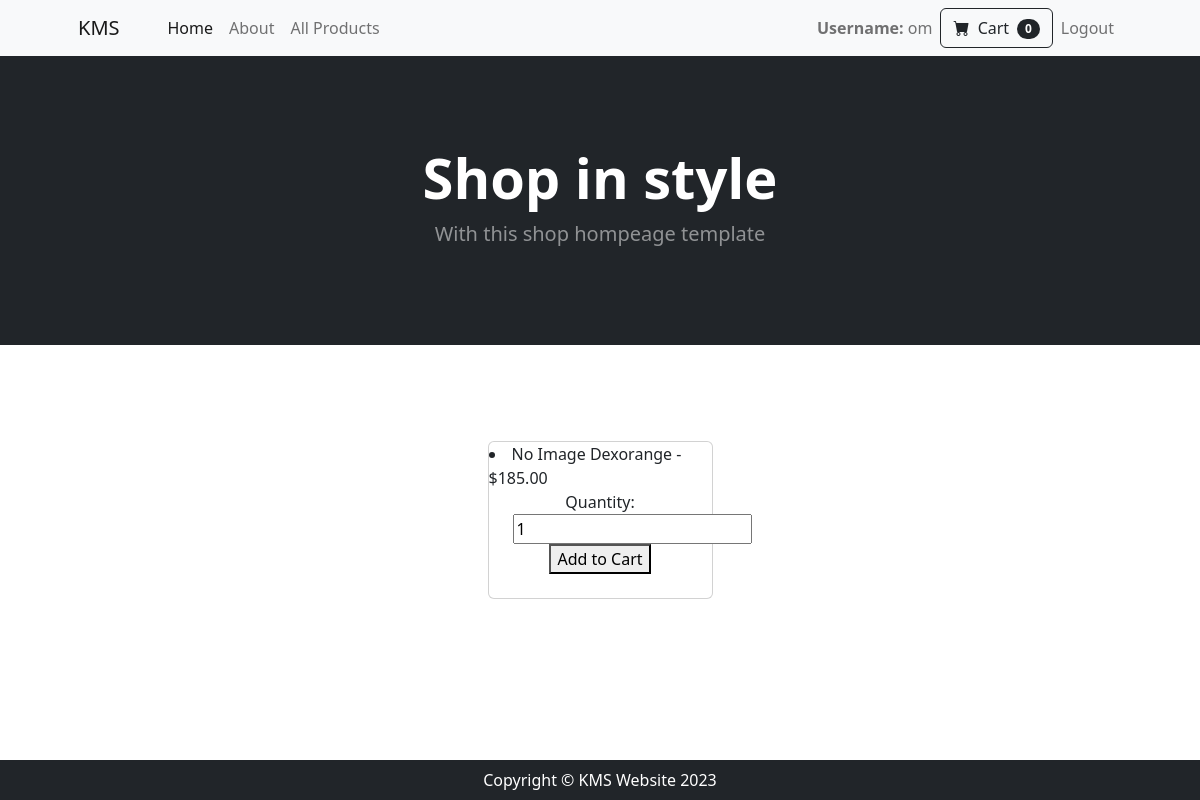
Page /profile/ (signed in) on the earlier database version.
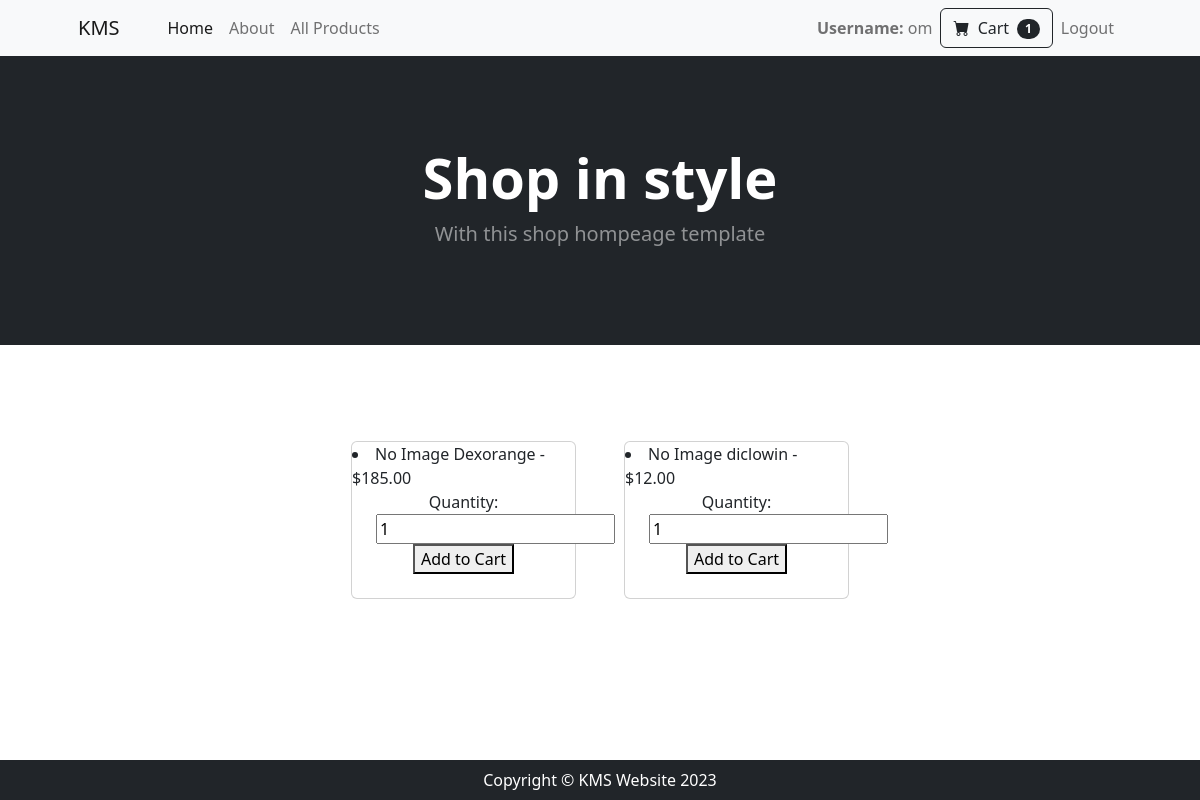
Same page on the later database version.
### products/models.py (models this page shows, shortened)
class Product(models.Model):
    name = models.CharField(max_length=200)
    description = models.TextField()
    price = models.DecimalField(max_digits=10, decimal_places=2)
    category = models.ForeignKey(Category, on_delete=models.CASCADE)
    tags = models.ManyToManyField(Tag)
    image = models.ImageField(upload_to='products/', default='products/default.png', blank=True, null=True)

### accounts/views.py (the view)
# urls.py: path('profile/', views.profile, name='profile'),
@login_required
def profile(request):
    products = Product.objects.all()  # Retrieve all products
    context = {'products': products}
    user_profile = UserProfile.objects.get(user=request.user)
    return render(request, 'accounts/profile.html', {'user_profile': user_profile, 'products': products})

### accounts/context_processors.py (called while the page is built)
def cart_items_count(request):
    cart_items_count = 0
    if request.user.is_authenticated:
        cart, created = Cart.objects.get_or_create(user=request.user)
        cart_items_count = cart.cartitem_set.count()
    return {'cart_items_count': cart_items_count}

def user_profile_context(request):
    user_profile = None
    if request.user.is_authenticated:
        user_profile = UserProfile.objects.get(user=request.user)
    return {'user_profile': user_profile}

### accounts/templates/accounts/profile.html (shortened to what this page needs)
{% extends "accounts/base.html" %}
{% block content %}
<header class="bg-dark py-5">
    <div class="container px-4 px-lg-5 my-5">
        <div class="text-center text-white">
            <h1 class="display-4 fw-bolder">Shop in style</h1>
            <p class="lead fw-normal text-white-50 mb-0">With this shop hompeage template</p>
        </div>
    </div>
</header>
<section class="py-5">
    <div class="container px-4 px-lg-5 mt-5">
        <div class="row gx-4 gx-lg-5 row-cols-2 row-cols-md-3 row-cols-xl-4 justify-content-center">
            {% for product in products %}
                <div class="col mb-5">
                    <div class="card h-100">
                        <li>
                            {% if product.image %}
                                <img src="{{ product.image.url }}" alt="{{ product.name }}" width="100">
                            {% else %}
                                <span>No Image</span>
                            {% endif %}
                            {{ product.name }} - ${{ product.price }}
                        </li>
                        <div class="card-footer p-4 pt-0 border-top-0 bg-transparent">
                            <div class="text-center">
                                <form method="post" action="{% url 'cart:add_to_cart' product.id %}">
                                    <label for="quantity">Quantity:</label>
                                    <input type="number" id="quantity" name="quantity" value="1" min="1">
                                    <button type="submit">Add to Cart</button>
                                </form>
                            </div>
                        </div>
                    </div>
                </div>
            {% endfor %}
        </div>
    </div>
</section>
{% endblock %}

### accounts/templates/accounts/base.html (shortened to what this page needs)
{% load static %}
<!DOCTYPE html>
<html lang="en">
    <head>
        <link href="https://cdn.jsdelivr.net/npm/bootstrap-icons@1.5.0/font/bootstrap-icons.css" rel="stylesheet" />
        {% block styles %}<link rel="stylesheet" href="{% static 'css/base_style.css' %}">{% endblock %}
    </head>
    <body>
        <nav class="navbar navbar-expand-lg navbar-light bg-light static-nav">
            <div class="container px-4 px-lg-5">
                <a class="navbar-brand" href="#!">KMS</a>
                <div class="collapse navbar-collapse" id="navbarSupportedContent">
                    <ul class="navbar-nav me-auto mb-2 mb-lg-0 ms-lg-4">
                        <li class="nav-item"><a class="nav-link active" aria-current="page" href="{% url 'accounts:profile' %}">Home</a></li>
                        <li class="nav-item"><a class="nav-link" href="{% url 'accounts:about' %}">About</a></li>
                        <li class="nav-item dropdown">
                            <a class="nav-link" href="{% url 'products:all_products' %}" role="button" >All Products</a>
                        </li>
                    </ul>
                    <ul class="navbar-nav  mb-2 mb-lg-0 ms-lg-4">
                        <li class="nav-item"><a class="nav-link" ><strong>Username:</strong> {{ user_profile.user.username }}</a></li>
                        <form class="d-flex" action="{% url 'cart:view_cart' %}" method="get">
                            <button class="btn btn-outline-dark" type="submit">
                                <i class="bi-cart-fill me-1"></i>
                                Cart
                                <span class="badge bg-dark text-white ms-1 rounded-pill">{{ cart_items_count }}</span>
                            </button>
                        </form>
                    <li class="nav-item"><a class="nav-link" href="{% url 'accounts:user_logout' %}">Logout</a></li></ul>
                </div>
            </div>
        </nav>
        <div style="margin-top: 3rem;">
        {% block content %}{% endblock %}
        </div>
        <footer class="py-2 bg-dark fixed-bottom">
            <div class="container"><p class="m-0 text-center text-white">Copyright &copy; KMS Website 2023</p></div>
        </footer>
    </body>
</html>

Differences in the rows shown:
added Product: shows "No Image", name "diclowin", price "12.00"
Other differences:
{{ cart_items_count }}: "0" → "1"
